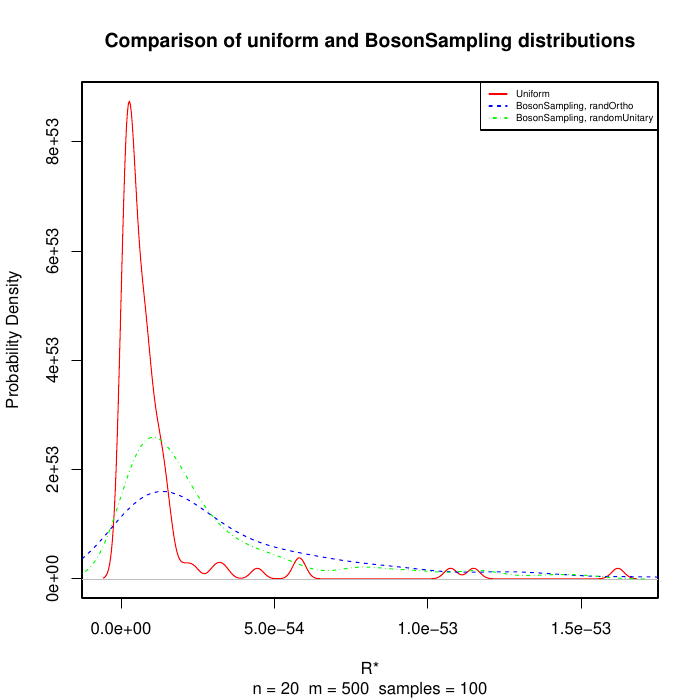

Recreate this plot in R.
library(BosonSampling)
set.seed(2345)

# Aaronson and Arkhipov's estimator for distinguishing bosonSampling 
# distribution from uniform dist
estimator <- function(outcome_matrix) {
  tmp <- apply(outcome_matrix, 1, function(x) {norm(x, type = "2")^2})
  n <- nrow(outcome_matrix)
  r <- prod(tmp)
  r_star <- r / (n^n)
  r_star
}

bosons <- 20
modes <- 500
sample_num <- 100

# Using BosonSampling's inbuilt unitary generator
sampling_matrix <- randomUnitary(modes)[, 1:bosons]

# Using unitary generator that specifically mentions Haar randomness
smatrix2 <- pracma::randortho(modes)[, 1:bosons]

rstar_d <- vector(mode = "numeric", length = sample_num)
rstar_e <- vector(mode = "numeric", length = sample_num)
rstar_u <- vector(mode = "numeric", length = sample_num)
for(i in 1:sample_num) {
  # Sample from BosonSampling distribution
  samp_d <- bosonSampler(sampling_matrix, 1)$values
  A_d <- sampling_matrix[samp_d, ]
  rstar_d[i] <- estimator(A_d)
  
  # Sample from BosonSampling distribution
  samp_e <- bosonSampler(smatrix2, 1)$values
  A_e <- smatrix2[samp_e, ]
  rstar_e[i] <-estimator(A_e)
  
  # Sample from uniform distribution
  samp_u <- sample(modes, bosons, replace = TRUE)
  A_u <- sampling_matrix[samp_u, ]
  rstar_u[i] <- estimator(A_u)
}

# Print density plot to file
pdf('uniformity.pdf')
# Uniform distribution
plot(density(rstar_u), 
     col = "red",
     main = "Comparison of uniform and BosonSampling distributions",
     sub = paste("n =", bosons, " m =", modes, " samples =", sample_num, sep = " "),
     ylab = "Probability Density",
     xlab = "R*"
     )

# BosonSampling distribution, pracma::randOrtho function
lines(density(rstar_e), 
      col = "blue",
      lt = 2
      ) 

# BosonSampling distribution, bosonSampling::randomUnitary function
lines(density(rstar_d), 
      col = "green",
      lt = 4
      ) 
legend("topright", 
       legend = c("Uniform", "BosonSampling, randOrtho", "BosonSampling, randomUnitary"),
       col = c("red", "blue", "green"),
       lt = c(1,2,4),
       cex = 0.6
       )

dev.off()
